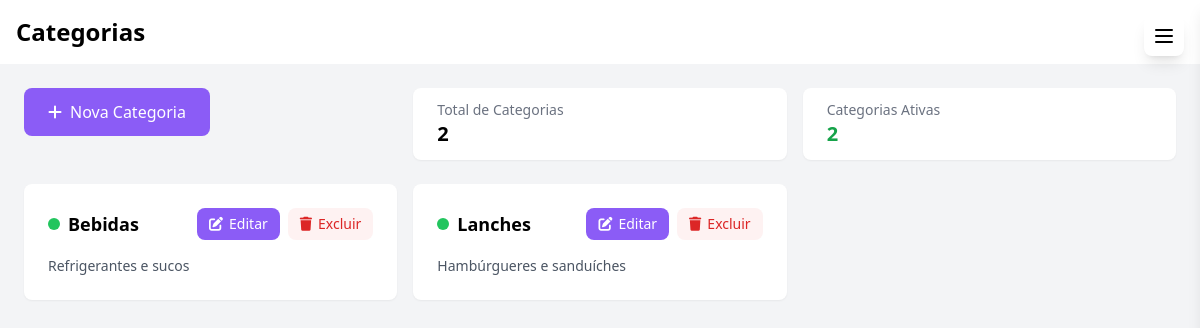
The page /admin/categorias.php (signed in) on the database its author committed.
### tables this page shows
CREATE TABLE IF NOT EXISTS `categorias` (
  `id` int(11) NOT NULL AUTO_INCREMENT,
  `nome` varchar(100) NOT NULL,
  `descricao` text DEFAULT NULL,
  `ativo` tinyint(1) DEFAULT 1,
  `created_at` timestamp NULL DEFAULT current_timestamp(),
  `updated_at` timestamp NULL DEFAULT current_timestamp() ON UPDATE current_timestamp(),
  PRIMARY KEY (`id`)
);

### admin/categorias.php (the view, shortened to what this page needs)
<?php
$database = new Database();
$db = $database->getConnection();
$query = "SELECT * FROM categorias ORDER BY nome";
$stmt = $db->prepare($query);
$stmt->execute();
$categorias = $stmt->fetchAll(PDO::FETCH_ASSOC);
$query = "SELECT COUNT(*) as total,
          SUM(CASE WHEN ativo = 1 THEN 1 ELSE 0 END) as ativas
          FROM categorias";
$stmt = $db->prepare($query);
$stmt->execute();
$totais = $stmt->fetch(PDO::FETCH_ASSOC);
?>
<!DOCTYPE html>
<html lang="pt-BR">
<head>
    <script src="https://cdn.tailwindcss.com"></script>
    <link rel="stylesheet" href="https://cdnjs.cloudflare.com/ajax/libs/font-awesome/6.0.0/css/all.min.css">
    <link href="https://cdn.jsdelivr.net/npm/sweetalert2@11.10.0/dist/sweetalert2.min.css" rel="stylesheet">
</head>
<body class="bg-gray-100">
    <nav class="bg-white shadow-lg">
        <div class="max-w-7xl mx-auto px-4">
            <div class="flex justify-between h-16">
                <div class="flex items-center">
                    <span class="text-2xl font-semibold">Categorias</span>
                </div>
            </div>
        </div>
    </nav>
    <div class="flex h-screen bg-gray-100">
        <?php include 'includes/menu.php'; ?>
        <div class="flex-1 overflow-auto p-6">
            <div class="max-w-7xl mx-auto">
                <div class="grid grid-cols-1 sm:grid-cols-3 gap-4 mb-6">
                    <div class="sm:col-span-1">
                        <button onclick="mostrarFormulario()" class="w-full sm:w-auto bg-theme text-white px-6 py-3 rounded-lg transition-colors duration-200 inline-flex items-center justify-center">
                            <i class="fas fa-plus mr-2"></i>Nova Categoria
                        </button>
                    </div>
                    <div class="sm:col-span-2 grid grid-cols-2 gap-4">
                        <div class="bg-white px-6 py-3 rounded-lg shadow-sm">
                            <div class="text-sm text-gray-500">Total de Categorias</div>
                            <div class="text-xl font-semibold"><?php echo $totais['total']; ?></div>
                        </div>
                        <div class="bg-white px-6 py-3 rounded-lg shadow-sm">
                            <div class="text-sm text-gray-500">Categorias Ativas</div>
                            <div class="text-xl font-semibold text-green-600"><?php echo $totais['ativas']; ?></div>
                        </div>
                    </div>
                </div>
                <div class="grid grid-cols-1 md:grid-cols-2 lg:grid-cols-3 xl:grid-cols-4 gap-4">
                    <?php foreach ($categorias as $categoria): ?>
                    <div class="bg-white rounded-lg shadow-sm p-6 hover:shadow-md transition-shadow">
                        <div class="flex flex-wrap items-center justify-between gap-4 mb-4">
                            <div class="flex items-center">
                                <span class="w-3 h-3 rounded-full <?php echo $categoria['ativo'] ? 'bg-green-500' : 'bg-red-500'; ?> mr-2"></span>
                                <h3 class="text-lg font-semibold"><?php echo htmlspecialchars($categoria['nome']); ?></h3>
                            </div>
                            <div class="flex gap-2">
                                <button onclick="editarCategoria(<?php echo htmlspecialchars(json_encode($categoria)); ?>)"
                                        class="inline-flex items-center px-3 py-1.5 text-white bg-theme text-sm font-medium rounded-lg transition-colors duration-200">
                                    <i class="fas fa-edit mr-1.5"></i>
                                    <span>Editar</span>
                                </button>
                                <button onclick="excluirCategoria(<?php echo $categoria['id']; ?>)"
                                        class="inline-flex items-center px-3 py-1.5 bg-red-50 text-red-600 text-sm font-medium rounded-lg hover:bg-red-100 transition-colors duration-200">
                                    <i class="fas fa-trash mr-1.5"></i>
                                    <span>Excluir</span>
                                </button>
                            </div>
                        </div>
                        <p class="text-gray-600 text-sm">
                            <?php echo !empty($categoria['descricao']) ? htmlspecialchars($categoria['descricao']) : 'Sem descrição'; ?>
                        </p>
                    </div>
                    <?php endforeach; ?>
                </div>
            </div>
        </div>
    </div>
</body>
</html>

### rows shown on the page
categorias: ativo 1 (drawn), nome "Bebidas", descricao "Refrigerantes e sucos"
categorias: ativo 1 (drawn), nome "Lanches", descricao "Hambúrgueres e sanduíches"

### other values the page prints
$totais['total'] "2"
$totais['ativas'] "2"
